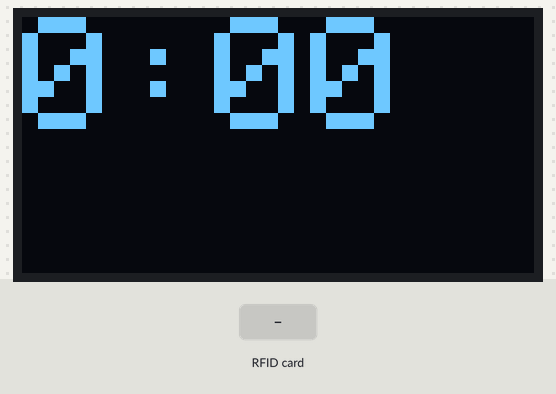
Bench run of a sketch on a simulated ESP32. Shown: 128×64 one-colour display. The inputs (shaded band) are chosen by the test bench. WiFi joins after 1.5 s; servers stay silent unless stated; the display library's start-up logo is not drawn; no MQTT or app messages arrive unless stated; what the sketch prints to the serial monitor is not drawn.

Above: at 3.8 s.
3.9 s: RFID card 5E 7A 19 C4 held to the reader
At 5.5 s:
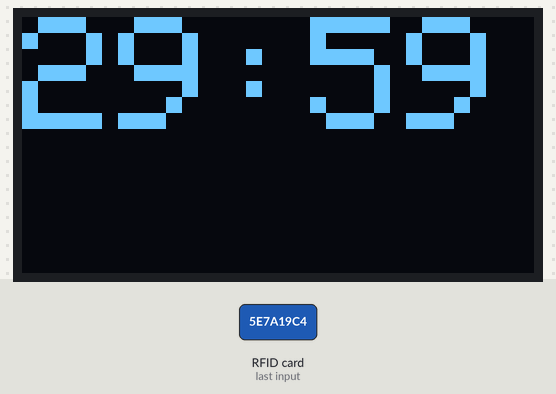
At 6.0 s:
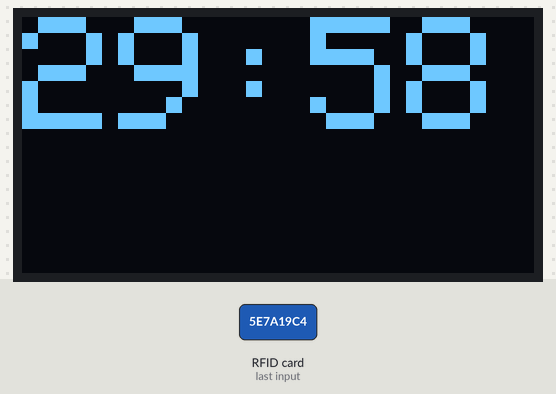
Timing chart, 0 to 7.5 s (numbered marks = the images above; inputs shaded):
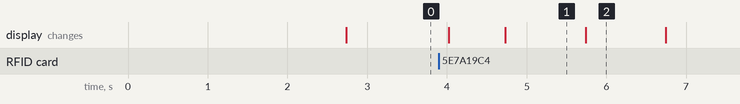

Measured:
- after the input at 3.9 s, the display: first changes after 0.13 s (image 1 shows a later state)
- what the display in image 1 shows lasts 1.0 s, from 4.7 s to 5.7 s

The sketch:

hydronizer.ino
```cpp
#include "WiFi.h"
#include "./connection.h" // Connection file containing connection details (SSID, PW)

const char* mqttServer = MQTT_SERVER;
const int mqttPort = 1883;
#define MQTTUSERNAME ""
const char* mqttPassword = "";

#include <SPI.h>
#include <MFRC522.h>
#include <Wire.h>
#include <Adafruit_GFX.h>
#include <Adafruit_SSD1306.h>
#include "Adafruit_MQTT.h"
#include "Adafruit_MQTT_Client.h"

#define RST_PIN 5
#define SS_PIN 4

#define MINUTE_RESET 30

#define OLED_RESET     -1 // Reset pin # (or -1 if sharing Arduino reset pin)
Adafruit_SSD1306 display(128, 64, &Wire, OLED_RESET);

MFRC522 mfrc522(SS_PIN, RST_PIN);
MFRC522::StatusCode status;

WiFiClient client;
Adafruit_MQTT_Client mqtt(&client, mqttServer, mqttPort, MQTTUSERNAME, mqttPassword);
Adafruit_MQTT_Publish mqtt_reports = Adafruit_MQTT_Publish(&mqtt, MQTTUSERNAME "hydronizer/reports");
Adafruit_MQTT_Subscribe mqtt_users = Adafruit_MQTT_Subscribe(&mqtt, MQTTUSERNAME "hydronizer/user");

byte buffer[18];
byte size = sizeof(buffer);

int timer = 0;
int counter = 1;
String deviceName = "";

uint8_t pageAddr = 0x06;  // Read from page 6

void setup() {
  Serial.begin(115200);

  SPI.begin();
  mfrc522.PCD_Init();

  // SSD1306_SWITCHCAPVCC = generate display voltage from 3.3V internally
  if(!display.begin(SSD1306_SWITCHCAPVCC, 0x3C)) {
    Serial.println(F("SSD1306 allocation failed"));
    for(;;); // Don't proceed, loop forever
  }

  // Show initial display buffer contents on the screen --
  // the library initializes this with an Adafruit splash screen.
  display.display();
  delay(1000);

  display.clearDisplay();
  display.display();

  connectWifi();

  mqtt.subscribe(&mqtt_users);

  Serial.println(F("Read data from MIFARE"));
}

void loop() {
  if (!mqtt.connected())  // Reconnect if connection is lost
  {
    connectWifi();
  }

  if (mfrc522.PICC_IsNewCardPresent() && mfrc522.PICC_ReadCardSerial()) {
    Serial.println(F("Reading data ... "));
    // Read Data
    status = (MFRC522::StatusCode) mfrc522.MIFARE_Read(pageAddr, buffer, &size);
    if (status != MFRC522::STATUS_OK) {
      Serial.print(F("MIFARE_Read() failed: "));
      Serial.println(mfrc522.GetStatusCodeName(status));
      return;
    }

    Serial.print(F("Readed data: "));
    char hydro_id[17];
    for (int i = 0; i < 16; i++) {
      hydro_id[i] = (char) buffer[i];
      Serial.print(hydro_id[i]);
    }
    hydro_id[16] = '\0';
    Serial.println();

    int weight = 500;

    if (mqtt.connected()) {
      Serial.println(hydro_id);
      String result = "{\"id\":\"";
      result += hydro_id;
      result += "\",\"weight\":";
      result += weight;
      result += "}";
      char resultChar[result.length()];
      result.toCharArray(resultChar, result.length() + 1);
      Serial.println(resultChar);
      resetTimer();
      mqtt_reports.publish(resultChar);

      if (hydro_id[1] == '8') {
        deviceName = "Bottle";
      } else if (hydro_id[1] == '4') {
        deviceName = "Mug";
      } else {
        Serial.println(hydro_id[1]);
        deviceName = "";
      }
    }

    mfrc522.PICC_HaltA();
  }
  oledDrawText(getTimer(), deviceName);
  if (counter >= 10) {
    if (timer > 0) timer--;
    counter = 1;
  } else {
    counter++;
  }
  delay(50);
}

void resetTimer() {
  timer = MINUTE_RESET * 60;
}

String getTimer() {
  if (timer < 0) timer = 0;
  int minutes = timer/60;

  int seconds = timer % 60;

  String timeSeconds = seconds < 10 ? "0" : "";
  timeSeconds += String(seconds);

  String ret = String(minutes);
  ret += ":";
  ret += String(timeSeconds);
  return ret;
}

void oledDrawText(String text, String bottom) {
  display.clearDisplay();
  display.setTextSize(4);
  display.setTextColor(WHITE);
  display.setCursor(0, 0);
  display.cp437(true);

  for(int i=0; i<text.length(); i++) {
    display.write(text[i]);
  }

  display.setTextSize(3);
  display.setCursor(0, 32);
  for(int i=0; i<bottom.length(); i++) {
    display.write(bottom[i]);
  }


  display.display();
}
```

connection.h
```cpp
// Define your connection settings here
#define WIFI_SSID ""
#define WIFI_PASSWORD ""
#define MQTT_SERVER ""
```

wifi.ino
```cpp
const char* ssid = WIFI_SSID;
const char* password =  WIFI_PASSWORD;

void connectWifi() {
  WiFi.begin(ssid, password);

  while (WiFi.status() != WL_CONNECTED) {
    delay(500);
    Serial.println("Connecting to WiFi..");
  }

  Serial.println("Connected to the WiFi network!");

  Serial.println("Connecting to MQTT Network");
  while ((mqtt.connect()) != 0) {
    mqtt.disconnect();
    Serial.println("MQTT Failed!");
  }
  Serial.println("MQTT Connected!");

  Serial.println("\nConnected to MQTT!");
}
```
